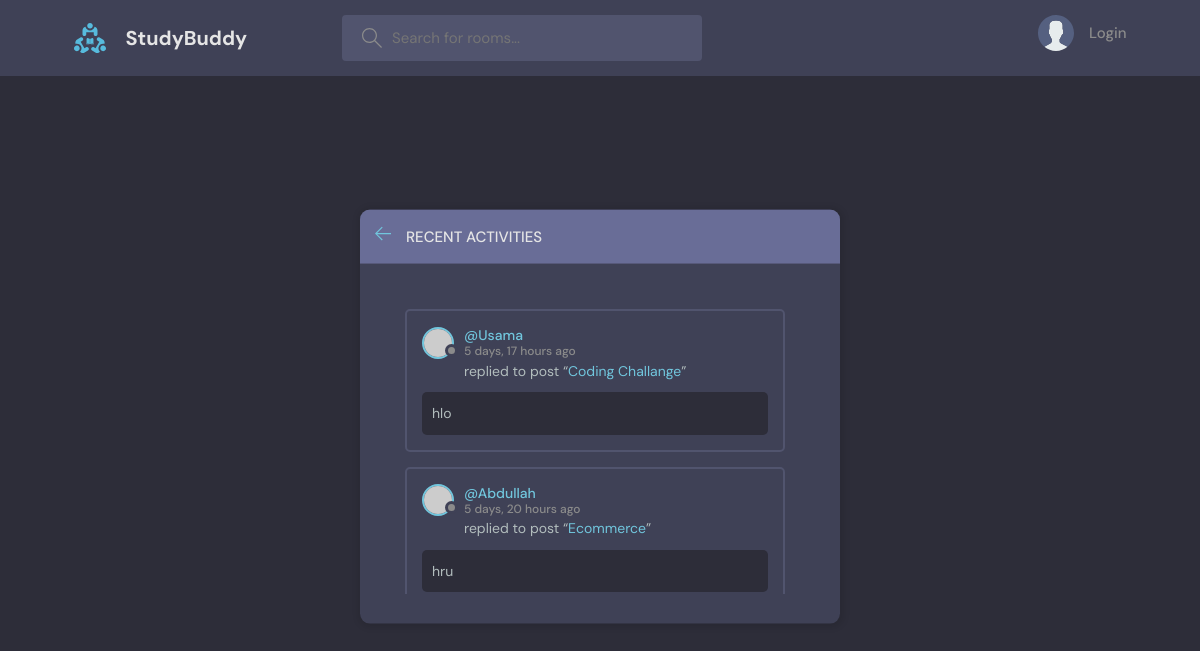
The page /recentActivities/ on the database as committed earlier.
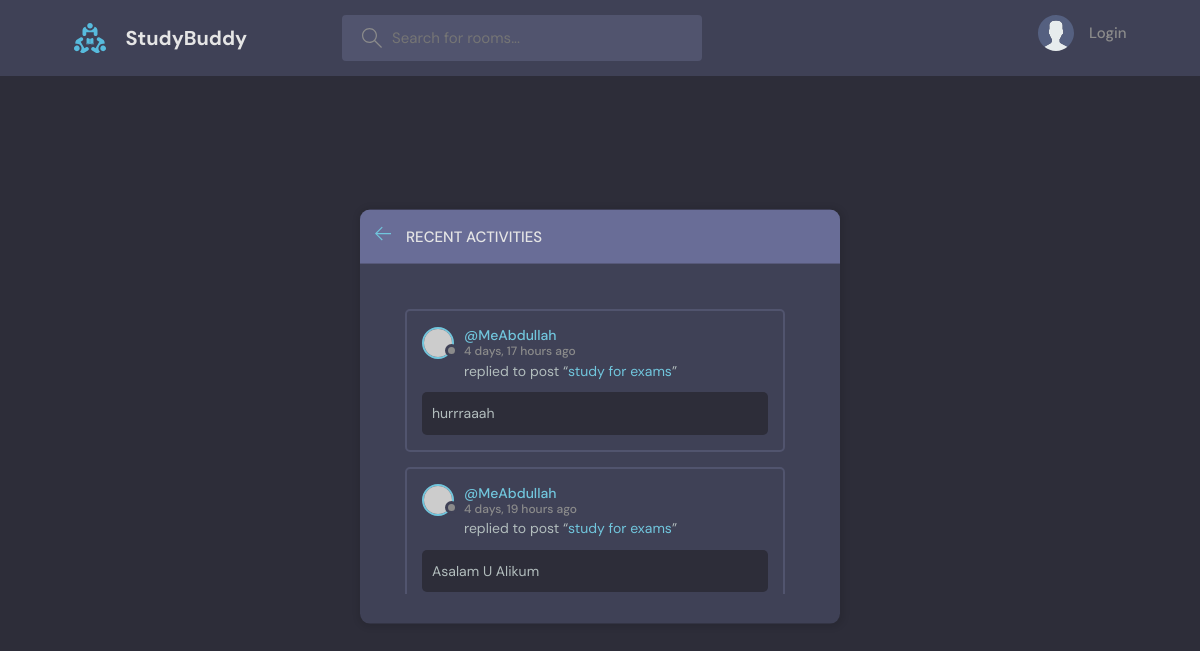
The same page on the database as committed later.
### base/models.py (models this page shows, shortened)
class Message(models.Model):
    user = models.ForeignKey(User, on_delete=models.CASCADE)
    room = models.ForeignKey(Room, on_delete=models.CASCADE)
    body = models.TextField()
    updated = models.DateTimeField(auto_now=True)
    created = models.DateTimeField(auto_now_add=True)
    class Meta:
        ordering = ['-updated', '-created']

class Room(models.Model):
    host = models.ForeignKey(User, on_delete=models.SET_NULL, null=True)
    topic = models.ForeignKey(Topic, on_delete=models.SET_NULL, null=True)
    name = models.CharField(max_length=200)
    participants = models.ManyToManyField(User,related_name="participants",blank=True)
    description = models.TextField(null=True, blank=True)
    updated = models.DateTimeField(auto_now=True)
    created = models.DateTimeField(auto_now_add=True)
    class Meta:
        ordering = ['-updated', '-created']

### base/views.py (the view)
# urls.py: path('recentActivities/',views.recentActivities,name="recentActivities"),
def recentActivities(request):
    q = request.GET.get('q', '')
    room_messages = Message.objects.filter(Q(room__topic__name__icontains = q))
    return render(request,'base/activity.html', {'room_messages' : room_messages})

### base/templates/base/activity.html (shortened to what this page needs)
{% extends 'main.html' %}
{% block content %}
<main class="layout">
  <div class="container">
    <div class="layout__box">
      <div class="layout__boxHeader">
        <div class="layout__boxTitle">
          <a href="{% url 'home' %}">
            <svg version="1.1" xmlns="http://www.w3.org/2000/svg" width="32" height="32" viewBox="0 0 32 32">
              <title>arrow-left</title>
              <path d="M13.723 2.286l-13.723 13.714 13.719 13.714 1.616-1.611-10.96-10.96h27.625v-2.286h-27.625l10.965-10.965-1.616-1.607z"></path>
            </svg>
          </a>
          <h3>Recent Activities</h3>
        </div>
      </div>
      <div class="activities-page layout__body" style="max-height: 300px; overflow-y: auto; padding-right: 10px; scrollbar-width: thin; scrollbar-color: black transparent;">
        {% for msg in room_messages %}
        <div class="activities__box">
          <div class="activities__boxHeader roomListRoom__header">
            <a href="{% url 'userProfile' msg.user.id %}" class="roomListRoom__author">
              <div class="avatar avatar--small">
                <img src="https://randomuser.me/api/portraits/women/11.jpg" />
              </div>
              <p>
                @{{msg.user}}
                <span>{{msg.created|timesince}} ago</span>
              </p>
            </a>
          </div>
          <div class="activities__boxContent">
            <p>replied to post “<a href="{% url 'room' msg.room.id %}">{{msg.room.name}}</a>”</p>
            <div class="activities__boxRoomContent">
              {{msg.body}}
            </div>
          </div>
        </div>
        {% endfor %}
      </div>
    </div>
  </div>
</main>
{% endblock content %}

Rows that differ between the two databases and show on the page:
removed Message: user "Usama", created "5 days, 17 hours", room.name "Coding Challange", body "hlo"
no longer on this page (row unchanged): Message: user "Abdullah", created "5 days, 20 hours", room.name "Ecommerce", body "hru"
added Message: user "MeAbdullah", created "4 days, 17 hours", room.name "study for exams", body "hurrraaah"
added Message: user "MeAbdullah", created "4 days, 19 hours", room.name "study for exams", body "Asalam U Alikum"
